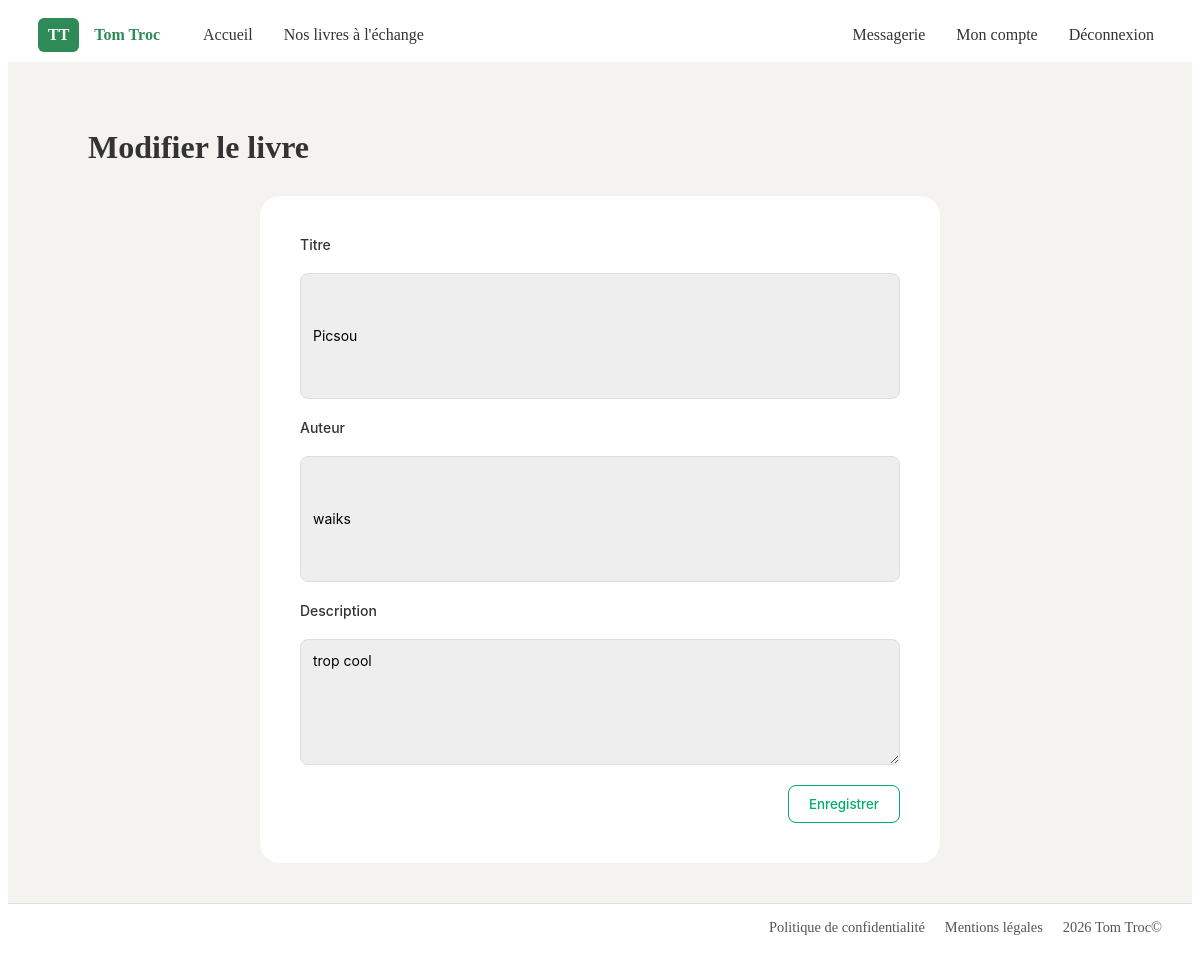
/public/books/edit?id=2 (signed in), run on the app's committed database.
### tables this page shows
CREATE TABLE `books` (
  `id` int NOT NULL AUTO_INCREMENT,
  `user_id` int NOT NULL,
  `title` varchar(255) NOT NULL,
  `author` varchar(255) NOT NULL,
  `description` text,
  `image` varchar(255) DEFAULT NULL,
  `is_available` tinyint(1) DEFAULT '1',
  `created_at` timestamp NULL DEFAULT CURRENT_TIMESTAMP,
  PRIMARY KEY (`id`),
  KEY `user_id` (`user_id`)
);

### core/Controller.php (called while the page is built)
<?php
class Controller {
    public function view($view, $data = []) {
        extract($data);
        require_once __DIR__ . '/../app/views/' . $view . '.php';
    }
}

### app/controllers/BooksController.php (called while the page is built, shortened)
<?php
require_once __DIR__ . '/../../core/Controller.php';
require_once __DIR__ . '/../models/Book.php';
class BooksController extends Controller {
    public function edit() {
        $bookModel = new Book();
        $livre = $bookModel->find($_GET['id']);
        $this->view('books/edit', ['livre' => $livre]);
    }
}

### core/Router.php (called while the page is built, shortened)
<?php
class Router {
    public function route() {
        $url = $_GET['url'] ?? '';
        $url = trim($url, '/');
        $segments = explode('/', $url);
        $methode = !empty($segments[1])
            ? $segments[1]
            : 'index';
        $controleur = new $nomControleur();
        $controleur->$methode();
    }
}

### public/index.php (called while the page is built, shortened)
<?php
require_once __DIR__ . '/../core/Router.php';
$router = new Router();
$router->route();

### core/Model.php (called while the page is built, shortened)
<?php
require_once __DIR__ . '/../config/database.php';
class Model {
    public function __construct() {
        $database = new Database();
        $this->db = $database->connect();
    }
}

### config/database.php (called while the page is built)
<?php
class Database {
    private $host = 'localhost';
    private $db_name = 'book_exchange';
    private $username = 'root';
    private $password = 'root';
    private $conn;
    public function connect() {
        try {
            $this->conn = new PDO(
                "mysql:host={$this->host};dbname={$this->db_name};charset=utf8mb4",
                $this->username,
                $this->password
            );
            $this->conn->setAttribute(PDO::ATTR_ERRMODE, PDO::ERRMODE_EXCEPTION);
        } catch (PDOException $e) {
            die("Erreur DB : " . $e->getMessage());
        }
        return $this->conn;
    }
}

### app/models/Book.php (called while the page is built, shortened)
<?php
require_once __DIR__ . '/../../core/Model.php';
class Book extends Model {
    public function find($id) {
        $stmt = $this->db->prepare("SELECT * FROM books WHERE id = ?");
        $stmt->execute([$id]);
        return $stmt->fetch(PDO::FETCH_ASSOC);
    }
}

### app/views/books/edit.php (the view, shortened to what this page needs)
<?php require_once __DIR__ . '/../layout/header.php'; ?>
<link rel="stylesheet" href="<?= BASE_URL ?>styles/profil/profil.css">
<div class="edit-book-page">
    <h2>Modifier le livre</h2>
    <form method="POST" action="<?= BASE_URL ?>books/update">
        <label>Titre</label>
        <input type="text" name="title" value="<?= htmlspecialchars($livre['title']) ?>" required>
        <label>Auteur</label>
        <input type="text" name="author" value="<?= htmlspecialchars($livre['author']) ?>" required>
        <label>Description</label>
        <textarea name="description" rows="4" required><?= htmlspecialchars($livre['description']) ?></textarea>
        <button type="submit">Enregistrer</button>
    </form>
</div>
<?php require_once __DIR__ . '/../layout/footer.php'; ?>

### public/styles/profil/profil.css (style rules this page uses)
.edit-book-page { background-color: #F5F3EF; padding: 40px 80px; min-height: calc(100vh - 120px); }
.edit-book-page h2 { font-family: 'Playfair Display', serif; font-size: 32px; margin-bottom: 30px; color: #333; }
.edit-book-page form { background: #fff; padding: 40px; border-radius: 20px; max-width: 600px; margin: 0 auto; display: flex; flex-direction: column; gap: 20px; }
.edit-book-page label { font-family: 'Inter', sans-serif; font-size: 14px; font-weight: 500; color: #333; }
.edit-book-page input[type="text"], .edit-book-page textarea { padding: 12px; border-radius: 8px; border: 1px solid #ddd; background: #eee; font-family: 'Inter', sans-serif; font-size: 14px; resize: vertical; min-height: 100px; }
.edit-book-page button[type="submit"] { width: fit-content; padding: 10px 20px; border-radius: 8px; border: 1px solid #00AC66; background: transparent; color: #00AC66; cursor: pointer; transition: 0.3s; align-self: flex-end; font-family: 'Inter', sans-serif; font-weight: 500; }

### data on the page
books: title "Picsou", author "waiks", description "trop cool"
